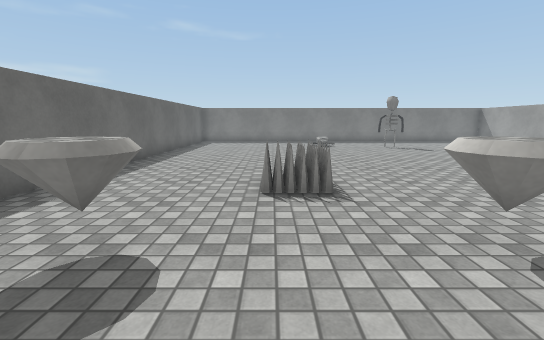
View 1 (above)

17 first-person views from a walk through a scene from a Unity 3-D project. The camera is 1.3 m above the floor, tilts 10° down and sees 90° across. The floor is counted in squares, 1 m on a side. Each view is taken from the middle of a square. On the plan, view 1 faces up. The plan holds only what a view shows up to about 13 squares ahead; the rest is blank. Surface patterns are stand-ins for the level's own textures.

View 2
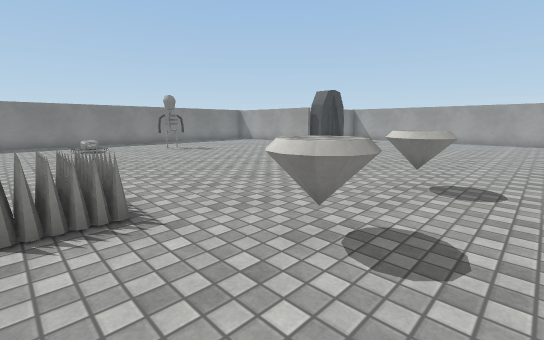

View 3
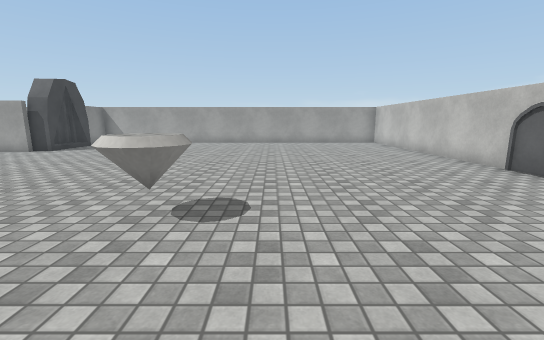

View 4
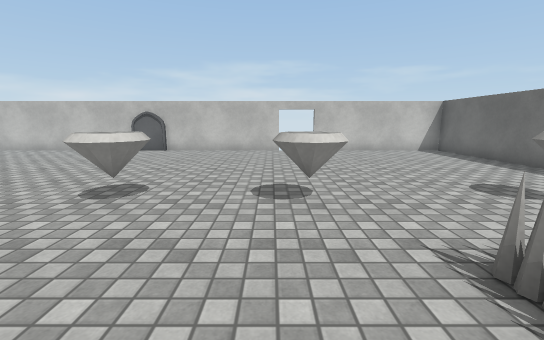

View 5
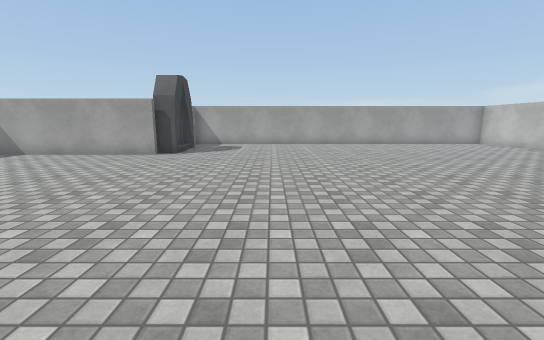

View 6
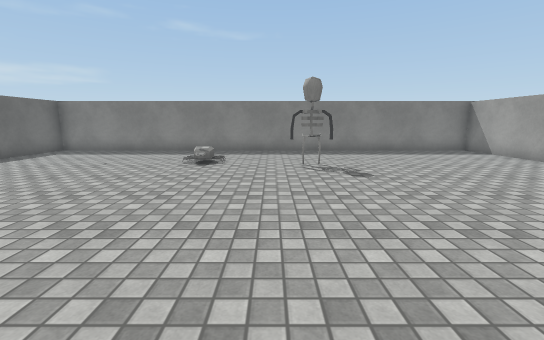

View 7
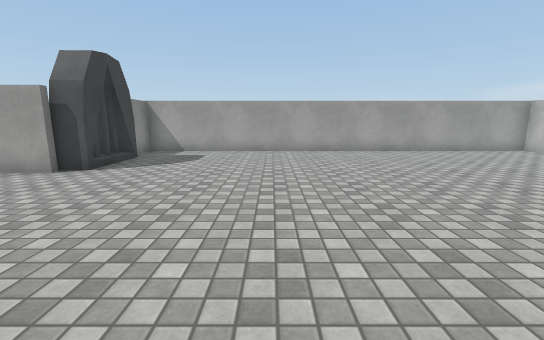

View 8
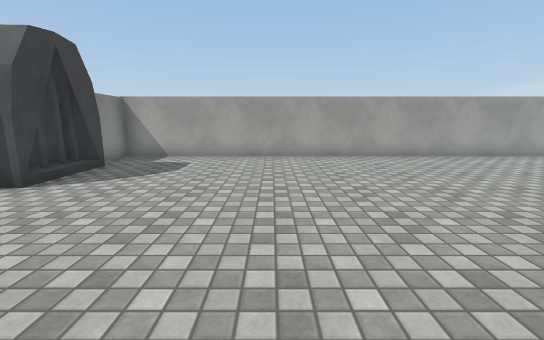

View 9
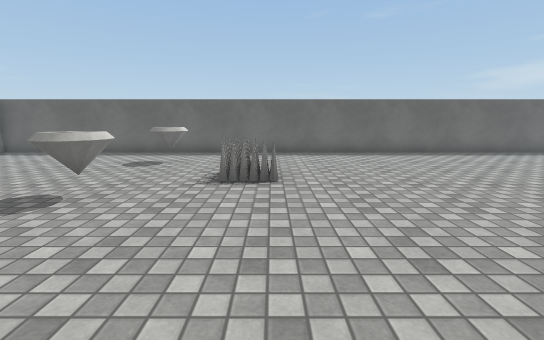

View 10
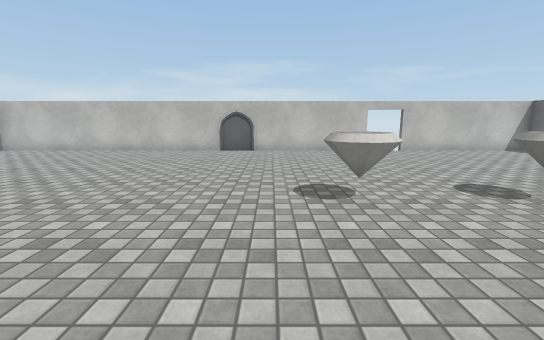

View 11
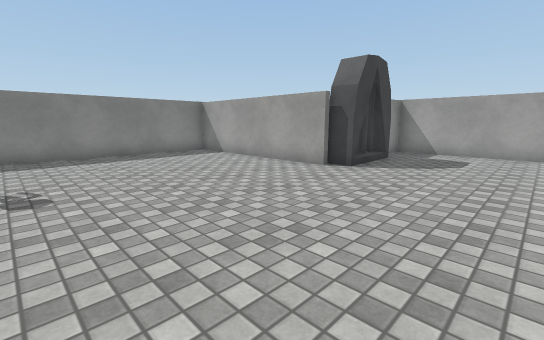

View 12
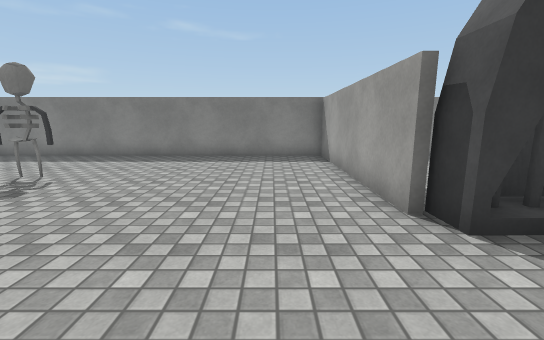

View 13
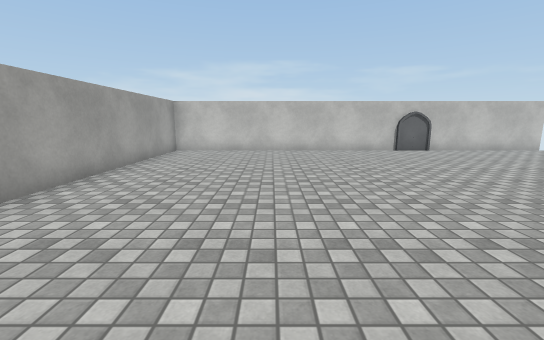

View 14
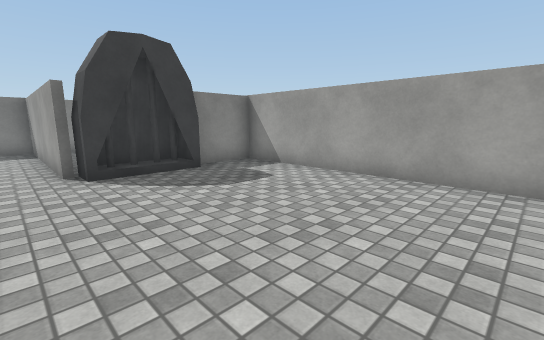

View 15
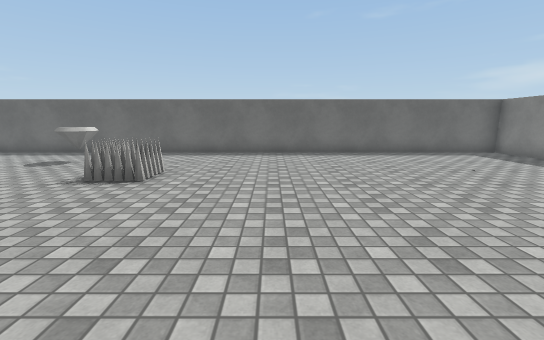

View 16
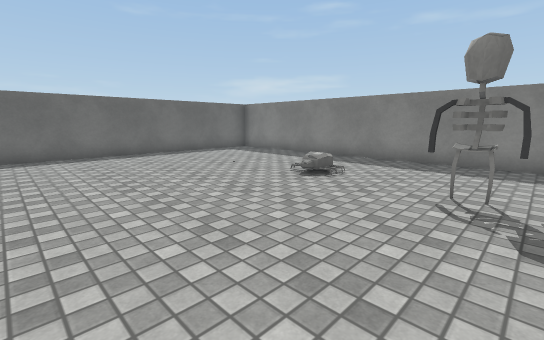

View 17
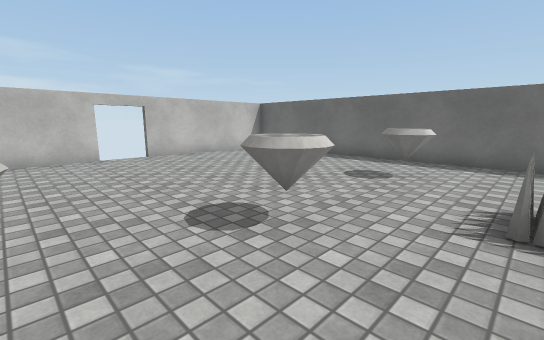

### Floor plan
Key: @ floor where view 1 was taken; # wall or solid block; x gap in a wall; . floor; O other object.
Columns run from 5 left of view 1 to 20 right of it. Each row starts with its distance up from view 1.
 19 #####################
 18 #..................#
 17 #..................#
 16 #..................#.
 15 #.......O..........#.
 14 #..........#.......#.
 13 #..................#.
 12 #..................#OO####
 11 #..................OOOO..#
 10 #........................#
  9 #........................#
  8 #........................#
  7 #........................#
  6 #....OO..................#
  5 #....OO..................#
  4 #........................#
  3 #..OO..OO.OO.............#
  2 #..O...OO.OO.............#
  1 #........................#
  0 #....@...................#
 -1 #........................#
 -2 #........................#
 -3 #........................#
 -4 #........................#
 -5 #............##..........#
 -6 ######x x#################

Positions as (right, up) in squares from view 1, and headings:
1: (0, 0), facing up
2: (0, 1), facing up-right
3: (2, 1), facing right
4: (3, 7), facing down
5: (3, 7), facing right
6: (5, 6), facing up
7: (7, 6), facing right
8: (9, 6), facing right
9: (7, 6), facing left
10: (7, 7), facing down
11: (7, 7), facing up-right
12: (12, 8), facing up
13: (15, 7), facing down
14: (13, 4), facing up-right
15: (7, 9), facing left
16: (7, 9), facing up-left
17: (5, 5), facing down-left
